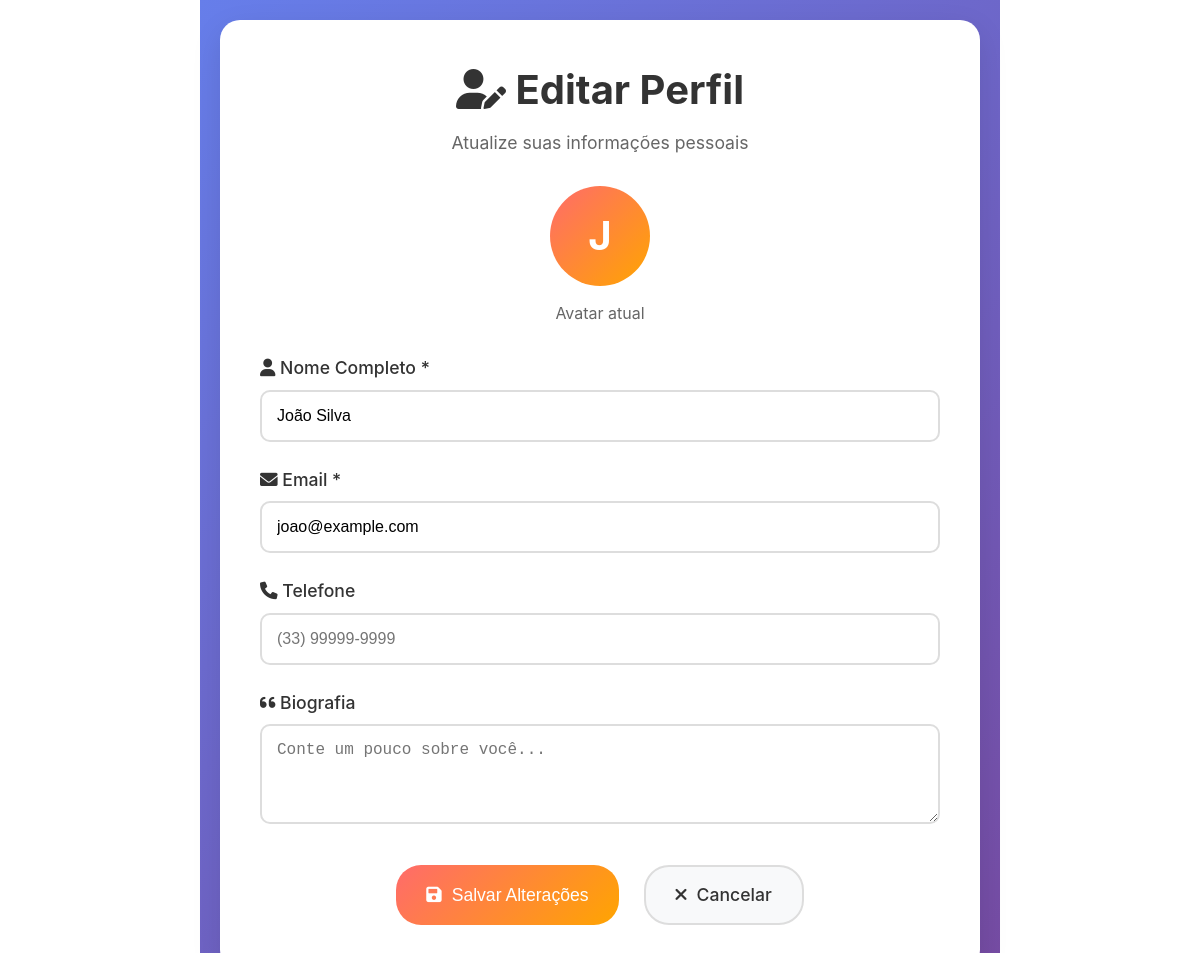
The page /edit-profile.php (signed in) on the database its author committed.
### tables this page shows
CREATE TABLE IF NOT EXISTS users (
    id INT AUTO_INCREMENT PRIMARY KEY,
    name VARCHAR(255) NOT NULL,
    email VARCHAR(255) UNIQUE NOT NULL,
    password VARCHAR(255) NOT NULL,
    avatar VARCHAR(500) NULL,
    phone VARCHAR(20) NULL,
    birth_date DATE NULL,
    is_active BOOLEAN DEFAULT TRUE,
    email_verified BOOLEAN DEFAULT FALSE,
    created_at TIMESTAMP DEFAULT CURRENT_TIMESTAMP,
    updated_at TIMESTAMP DEFAULT CURRENT_TIMESTAMP ON UPDATE CURRENT_TIMESTAMP
);

### edit-profile.php (the view, shortened to what this page needs)
<?php
require_once 'config/database.php';
$user_id = $_SESSION['user_id'];
$stmt = $pdo->prepare("SELECT * FROM users WHERE id = ?");
$stmt->execute([$user_id]);
$user = $stmt->fetch();
?>
<!DOCTYPE html>
<html lang="pt-BR">
<head>
    <link rel="stylesheet" href="assets/css/style.css">
    <link rel="stylesheet" href="https://cdnjs.cloudflare.com/ajax/libs/font-awesome/6.0.0/css/all.min.css">
</head>
<body>
    <div class="edit-container">
        <div class="edit-card">
            <div class="edit-header">
                <h1><i class="fas fa-user-edit"></i> Editar Perfil</h1>
                <p>Atualize suas informações pessoais</p>
            </div>
            <div class="avatar-section">
                <div class="current-avatar">
                    <?php if ($user['avatar']): ?>
                        <img src="<?php echo htmlspecialchars($user['avatar']); ?>" alt="Avatar">
                    <?php else: ?>
                        <?php echo strtoupper(substr($user['name'], 0, 1)); ?>
                    <?php endif; ?>
                </div>
                <p style="color: #666;">Avatar atual</p>
            </div>
            <form method="POST">
                <div class="form-group">
                    <label for="name">
                        <i class="fas fa-user"></i> Nome Completo *
                    </label>
                    <input type="text" id="name" name="name"
                           value="<?php echo htmlspecialchars($user['name']); ?>"
                           required>
                </div>
                <div class="form-group">
                    <label for="email">
                        <i class="fas fa-envelope"></i> Email *
                    </label>
                    <input type="email" id="email" name="email"
                           value="<?php echo htmlspecialchars($user['email']); ?>"
                           required>
                </div>
                <div class="form-group">
                    <label for="phone">
                        <i class="fas fa-phone"></i> Telefone
                    </label>
                    <input type="tel" id="phone" name="phone"
                           value="<?php echo htmlspecialchars($user['phone'] ?? ''); ?>"
                           placeholder="(33) 99999-9999">
                </div>
                <div class="form-group">
                    <label for="bio">
                        <i class="fas fa-quote-left"></i> Biografia
                    </label>
                    <textarea id="bio" name="bio"
                              placeholder="Conte um pouco sobre você..."><?php echo htmlspecialchars($user['bio'] ?? ''); ?></textarea>
                </div>
                <div class="form-actions">
                    <button type="submit" class="btn btn-primary">
                        <i class="fas fa-save"></i>
                        Salvar Alterações
                    </button>
                    <a href="profile.php" class="btn btn-secondary">
                        <i class="fas fa-times"></i>
                        Cancelar
                    </a>
                </div>
            </form>
        </div>
    </div>
</body>
</html>

### assets/css/style.css (style rules this page uses)
*, *::before, *::after { margin: 0; padding: 0; box-sizing: border-box; }
:root { --primary-color: #dc2626; --primary-dark: #b91c1c; --primary-light: #ef4444; --secondary-color: #059669; --secondary-dark: #047857; --accent-color: #d97706; --accent-dark: #b45309; --white: #ffffff; --black: #000000; --gray-50: #f9fafb; --gray-100: #f3f4f6; --gray-200: #e5e7eb; --gray-300: #d1d5db; --gray-400: #9ca3af; --gray-500: #6b7280; --gray-600: #4b5563; --gray-700: #374151; --gray-800: #1f2937; --gray-900: #111827; --success: #10b981; --warning: #f59e0b; --error: #ef4444; --info: #3b82f6; --text-primary: #111827; --text-secondary: #374151; --text-muted: #6b7280; --text-light: #9ca3af; --text-white: #ffffff; --text-on-primary: #ffffff; --gradient-primary: linear-gradient(135deg, #dc2626 0%, #d97706 100%); --gradient-secondary: linear-gradient(135deg, #059669 0%, #3b82f6 100%); --gradient-dark: linear-gradient(135deg, #374151 0%, #111827 100%); --gradient-hero: linear-gradient(135deg, #4f46e5 0%, #7c3aed 50%, #db2777 100%); --shadow-xs: 0 1px 2px 0 rgba(0, 0, 0, 0.05); --shadow-sm: 0 1px 3px 0 rgba(0, 0, 0, 0.1), 0 1px 2px 0 rgba(0, 0, 0, 0.06); --shadow-md: 0 4px 6px -1px rgba(0, 0, 0, 0.1), 0 2px 4px -1px rgba(0, 0, 0, 0.06); --shadow-lg: 0 10px 15px -3px rgba(0, 0, 0, 0.1), 0 4px 6px -2px rgba(0, 0, 0, 0.05); --shadow-xl: 0 20px 25px -5px rgba(0, 0, 0, 0.1), 0 10px 10px -5px rgba(0, 0, 0, 0.04); --shadow-2xl: 0 25px 50px -12px rgba(0, 0, 0, 0.25); --radius-sm: 0.375rem; --radius-md: 0.5rem; --radius-lg: 0.75rem; --radius-xl: 1rem; --radius-2xl: 1.5rem; --radius-full: 9999px; --space-1: 0.25rem; --space-2: 0.5rem; --space-3: 0.75rem; --space-4: 1rem; --space-5: 1.25rem; --space-6: 1.5rem; --space-8: 2rem; --space-10: 2.5rem; --space-12: 3rem; --space-16: 4rem; --space-20: 5rem; --space-24: 6rem; --font-primary: "Inter", -apple-system, BlinkMacSystemFont, "Segoe UI", Roboto, sans-serif; --font-secondary: "Poppins", sans-serif; --text-xs: 0.75rem; --text-sm: 0.875rem; --text-base: 1rem; --text-lg: 1.125rem; --text-xl: 1.25rem; --text-2xl: 1.5rem; --text-3xl: 1.875rem; --text-4xl: 2.25rem; --text-5xl: 3rem; --text-6xl: 3.75rem; --leading-tight: 1.25; --leading-normal: 1.5; --leading-relaxed: 1.625; --transition-fast: 150ms ease; --transition-normal: 300ms ease; --transition-slow: 500ms ease; --z-dropdown: 1000; --z-sticky: 1020; --z-fixed: 1030; --z-modal: 1040; --z-popover: 1050; --z-tooltip: 1060; }
html { scroll-behavior: smooth; font-size: 16px; }
body { font-family: var(--font-primary); font-size: var(--text-base); line-height: var(--leading-normal); color: var(--text-primary); background-color: var(--white); overflow-x: hidden; -webkit-font-smoothing: antialiased; -moz-osx-font-smoothing: grayscale; }
.btn { display: inline-flex; align-items: center; gap: var(--space-2); padding: var(--space-3) var(--space-6); border: none; border-radius: var(--radius-lg); font-size: var(--text-base); font-weight: 600; text-decoration: none; cursor: pointer; transition: all var(--transition-fast); position: relative; overflow: hidden; }
.btn-primary { background: var(--gradient-primary); color: var(--text-white); }
.btn-secondary { background: var(--white); color: var(--text-secondary); border: 1px solid var(--gray-300); }

### rows shown on the page
users: name "J", name "João Silva", email "joao@example.com"
